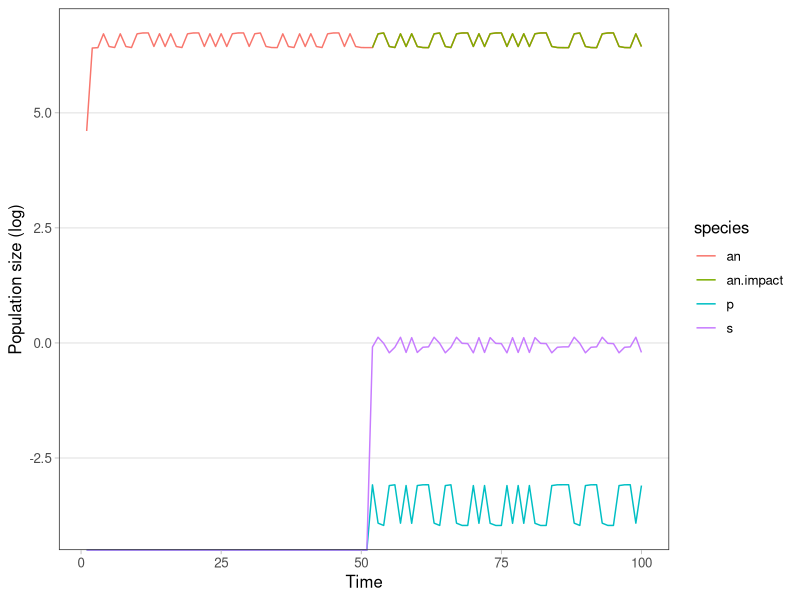
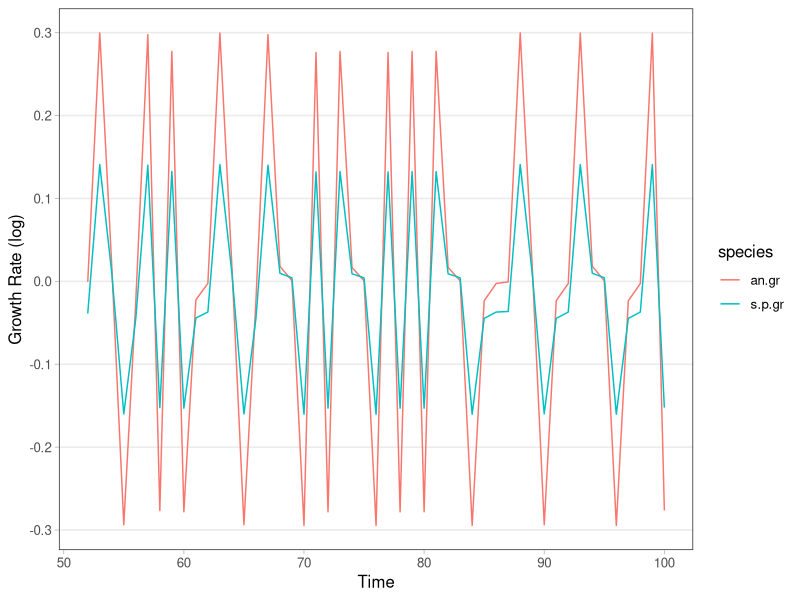
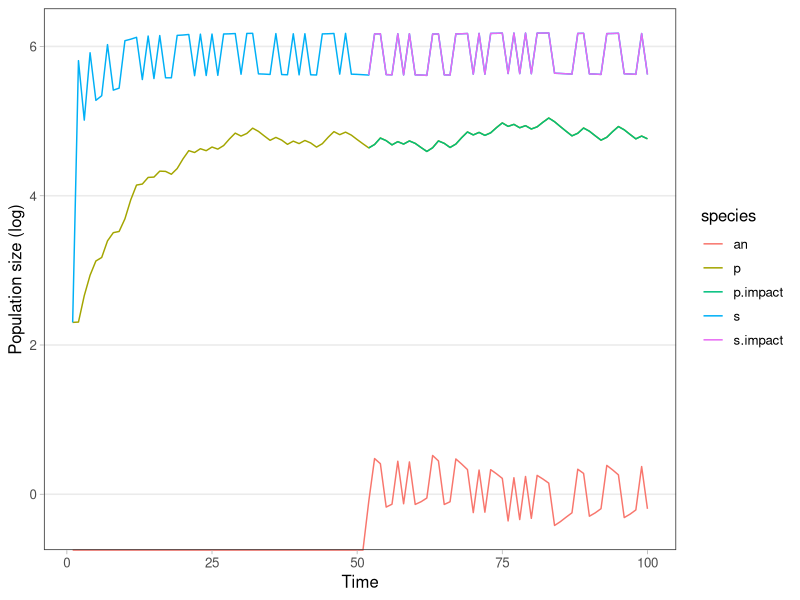
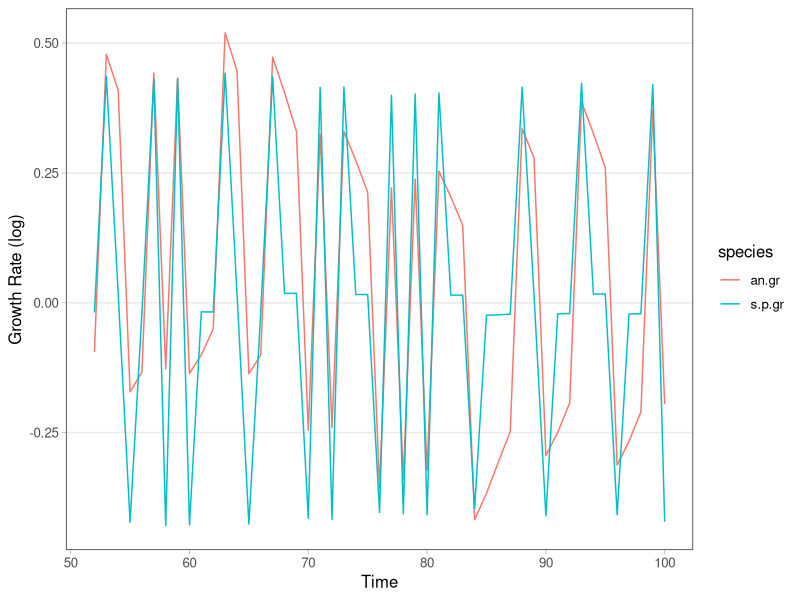

The R script that drew these images, in order:
## ---- chunk 1
knitr::opts_chunk$set(echo = TRUE)
library(tidyverse)

## Personal ggplot theme
theme_cw <- function () { 
  theme_bw(base_size=12) %+replace% 
    theme(
      panel.background = element_blank(), 
      plot.background = element_blank(), 
      axis.ticks = element_line(colour = "grey70", size = rel(0.5)),
      panel.grid.minor = element_blank(), 
      panel.grid.major.x = element_blank(),
      legend.background = element_blank(), 
      legend.key = element_blank(),
      strip.background = element_blank(), 
      #  strip.text=element_text(size=12),
      #  axis.text=element_text(size=12),
      complete = TRUE
    )
}
## ---- chunk 2
# main parameters
pars <- read.csv('model_parameters_perennials.csv') %>%
  mutate(seed.surv = NULL)

# adding average values to the parameter df
an.means <- pars %>%
  filter(species == 'an') %>% 
  select(a.an, a.s, a.p, lambda, seed.germ) %>%
  colMeans()
s.means <- pars %>%
  filter(species == 's') %>% 
  select(a.an, a.s, a.p, seed.germ, stem.surv) %>%
  colMeans()
p.means <- pars %>%
  filter(species == 'p') %>%
  select(a.an, a.s, a.p, lambda, stem.surv) %>%
  colMeans()

pars <- pars %>%
  add_row(treatment = 'average', species = 'an', 
          a.an = an.means['a.an'], a.s = an.means['a.s'], a.p = an.means['a.p'],
          lambda = an.means['lambda'], seed.germ = an.means['seed.germ'], 
          stem.surv = NA) %>%
  add_row(treatment = 'average', species = 's', 
          a.an = s.means['a.an'], a.s = s.means['a.s'], a.p = s.means['a.p'],
          lambda = NA, seed.germ = s.means['seed.germ'], 
          stem.surv = s.means['stem.surv']) %>%
  add_row(treatment = 'average', species = 'p', 
          a.an = p.means['a.an'], a.s = p.means['a.s'], a.p = p.means['a.p'],
          lambda = p.means['lambda'], seed.germ = NA, 
          stem.surv = p.means['stem.surv'])

## ---- chunk 3
pop_interactions <- function(N0, param){
  pars.s <- param %>% filter(species == 's')
  pars.p <- param %>% filter(species == 'p')
  pars.an <- param %>% filter(species == 'an')
  
  n.s <- N0$p*pars.p$lambda /
    (1 + pars.p$a.an * pars.an$seed.germ * N0$an +
       pars.p$a.s * pars.s$seed.germ * N0$s +
       pars.p$a.p * N0$p)
  
  n.p <- N0$p * pars.p$stem.surv +
    (N0$s * pars.s$seed.germ * pars.s$stem.surv) /
    (1 + pars.s$a.an * pars.an$seed.germ * N0$an +
       pars.s$a.s * pars.s$seed.germ * N0$s +
       pars.s$a.p * N0$p)
  
  n.an <- N0$an * pars.an$seed.germ *pars.an$lambda /
    (1+ pars.an$a.an * pars.an$seed.germ * N0$an +
       pars.an$a.s * pars.s$seed.germ * N0$s +
       pars.an$a.p * N0$p)
  
  n.all <- tibble(an = n.an,
                  s = n.s,
                  p = n.p)
  return(n.all)
}

## ---- chunk 4
run_invasion <- function(sp.invader, sp.resident, N0.r, parameters, env.cond,
                         vary.lambda = TRUE, vary.alpha = TRUE, 
                         init.time.steps = 50, total.time.steps = 100) {
  
  
  # populations with resident species not impacted by the invader
  # NOTE: this isn't generic to any invader and resident species names
  n.all <- tibble(an = as.numeric(rep(NA, total.time.steps)),
                  s = as.numeric(rep(NA, total.time.steps)),
                  p = as.numeric(rep(NA, total.time.steps)))
  
  # setting initial populations
  n.all[1,sp.resident] <- N0.r
  n.all[1,sp.invader] <- 0
  
  # name of column(s) for resident species pop when impacted by invading pop
  sp.res.impact <- paste(sp.resident, 'impact', sep = '.')
  
  
  # parameters for the average env condition
  p.ave <- parameters %>% filter(treatment == 'average')
  for(t in 1:init.time.steps){
    # parameters for the varying env condition
    p.env <- parameters %>% filter(treatment == env.cond[t])
    
    # setting non-varying parameters to their average
    if(vary.lambda == FALSE){
      p.env$lambda <- p.ave$lambda
    }
    
    # NOTE not sure if this is working yet
    if(vary.alpha == FALSE){
      alpha.columns <- c(paste('a', sp.invader, sep = '.'), paste('a', sp.resident, sep = '.'))
      p.env[,alpha.columns] <- p.ave[,alpha.columns]
    }
    
    # running one time step with the appropriate environmental parameters
    n.all[t+1,] <- pop_interactions(N0 = n.all[t,], param = p.env)
    
  }
  
  # figuring out rough invader population distribution if the invader is perennial
  # using average parameters and resident population size during the final warm-up step
  # makes it faster for running in for loop
  if(length(sp.invader) > 1) {
    n.inv.start <- 1/length(sp.invader)
    n.old <- n.all[init.time.steps,]
    n.old[sp.invader] <- n.inv.start
    n.old.inv <- n.inv.start[1]
    change <- 1
    
    while(change > 0.1){
      n.update <- pop_interactions(N0 = n.old, param = p.ave)
      n.per.total <- sum(n.update[sp.invader])
      n.update[sp.invader] <- n.update[sp.invader]/n.per.total
      n.update[sp.resident] <- n.old[sp.resident]
      n.old <- n.update
      
      n.new.inv <- n.update[sp.invader]
      change <- abs(n.old.inv - n.new.inv[1])
      n.old.inv <- n.new.inv[1]
    }
  } 
  
  # running the resident and invader for the remaining time steps
  for (t in (init.time.steps+1):(total.time.steps-1)){
    # parameters for the varying env condition
    p.env <- parameters %>% filter(treatment == env.cond[t])
    
    # setting non-varying parameters to their average
    if(vary.lambda == FALSE){
      p.env$lambda <- p.ave$lambda
    }
    
    #NOTE: not sure if this is working yet
    if(vary.alpha == FALSE){
      alpha.columns <- c(paste('a', sp.invader, sep = '.'), paste('a', sp.resident, sep = '.'))
      p.env[,alpha.columns] <- p.ave[,alpha.columns]
    }
    
    
    # running invader and resident together
    N0.together <- n.all[t,]
    
    # figuring out starting invader population distribution if the invader is perennial
    # starting from the n.old found for average conditions above
    if(length(sp.invader) > 1){
      change <- 1
      while(change > 0.01){
        n.update <- pop_interactions(N0 = n.old, param = p.env)
        n.per.total <- sum(n.update[sp.invader])
        n.update[sp.invader] <- n.update[sp.invader]/n.per.total
        n.update[sp.resident] <- n.old[sp.resident]
        n.old <- n.update
        n.new.inv <- n.update[sp.invader]
        change <- abs(n.old.inv - n.new.inv[1])
        n.old.inv <- n.new.inv[1]
      }
      N0.together[sp.invader] <- n.update[sp.invader] # using the equilibrium stage distribution from above
    } else {
      N0.together[sp.invader] <- 1 # if the invader has only one life stage
    }
    
    
    # running one time step with the appropriate environmental parameters
    n.res.impact <- pop_interactions(N0 = N0.together, param = p.env)
    
    # saving this output as the invader population and the impacted resident population
    n.all[t+1,sp.invader] <- n.res.impact[sp.invader]
    n.all[t+1,sp.res.impact] <- n.res.impact[sp.resident]
    
    # a version of this with the resident unaffected by the invader
    N0.res.only <- n.all[t,]
    N0.res.only[sp.invader] <- 0
    n.res.only <- pop_interactions(N0 = N0.res.only, param = p.env)
    n.all[t+1,sp.resident] <- n.res.only[sp.resident]
    
    # growth rate of the resident
    sp.res.gr <- paste(paste(sp.resident, collapse = '.'), 'gr', sep = '.') # column name
    n.all[t+1,sp.res.gr] <- sum(n.all[t+1,sp.res.impact])/sum(n.all[t,sp.resident])
    
    # growth rate of the invader
    sp.inv.gr <- paste(paste(sp.invader, collapse = '.'), 'gr', sep = '.') # column name
    n.all[t+1,sp.inv.gr] <- sum(n.all[t+1,sp.invader])
    
  }
  
  n.all$time <- 1:total.time.steps
  return(n.all)
  
}

## ---- chunk 5
plot_invasion <- function(df){ # plots actual population sizes
  df.long <- df %>% 
    pivot_longer(cols = !c(time, ends_with('gr')),
                 names_to = 'species', values_to = 'n',
                 values_drop_na = TRUE) %>% 
    mutate(n.log = log(n))

  
  ggplot(df.long, aes(x = time, y = n.log, color = species)) +
    geom_line() +
    theme_cw() +
    xlab('Time') + 
    ylab('Population size (log)')
  
}

plot_gr <- function(df) { # plots population growth rates
  df.long <- df %>% 
    pivot_longer(cols = ends_with('gr'),
                 names_to = 'species', values_to = 'n',
                 values_drop_na = TRUE) %>% 
    mutate(n.log = log(n))
  
  
  ggplot(df.long, aes(x = time, y = n.log, color = species)) +
    geom_line() +
    theme_cw() +
    xlab('Time') + 
    ylab('Growth Rate (log)')
}
## ---- chunk 6
time.warm.up <- 50
time.full <- 100

# two equally probable environmental conditions
env.draw <- rbinom(time.full, 1, 0.5) 
env.condition <- if_else(env.draw > 0, 'wet','dry')
  
invade.per.full <-  run_invasion(sp.invader = c('s','p'), sp.resident = 'an', N0.r = 100, 
                         parameters = pars, env.cond = env.condition,
                         vary.lambda = TRUE, vary.alpha = TRUE, 
                         init.time.steps = time.warm.up, total.time.steps = time.full)

plot_invasion(invade.per.full)
plot_gr(invade.per.full)



invade.an.full <-  run_invasion(sp.invader = 'an', sp.resident = c('s','p'), N0.r = 10, 
                         parameters = pars, env.cond = env.condition,
                         vary.lambda = TRUE, vary.alpha = TRUE, 
                         init.time.steps = time.warm.up, total.time.steps = time.full)

plot_invasion(invade.an.full)
plot_gr(invade.an.full)
